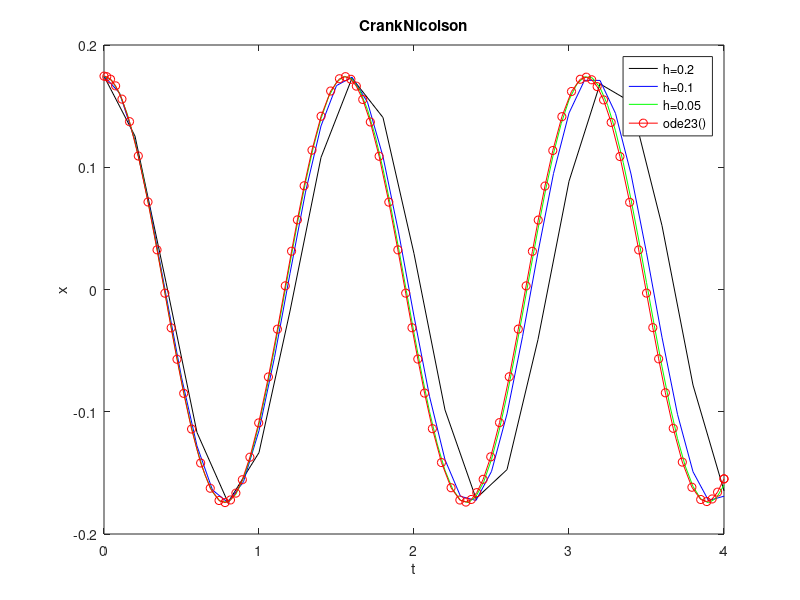

The MATLAB script that drew this image:
function CrankNicolson()
% Program MP3p02.m
 
clear all

s = pi/18;
% Solving the ODE for
% 0<t<4 with x1(0)=s and x2(0)=0

%Own Crank Nicolson Solver

[t1,x1]=MyCrankNicolson(@dxdt,[0 4],[s 0],0.2);
[t2,x2]=MyCrankNicolson(@dxdt,[0 4],[s 0],0.1);
[t3,x3]=MyCrankNicolson(@dxdt,[0 4],[s 0],0.05);
%Matlab Solver
[tmat,xmat]=ode23(@dxdt,[0 4],[s 0]);
plot(t1,x1(:,1),'k-',t2,x2(:,1),'b-',t3,x3(:,1),'g-',tmat,xmat(:,1),'ro-')
legend('h=0.2','h=0.1','h=0.05','ode23()');
xlabel('t');
ylabel('x');
title("CrankNicolson");



function [t,x]=MyCrankNicolson(ODEfunc,tspan,x0,h)
t=tspan(1):h:tspan(2);
x(1,:)=x0;
for n=1:length(t)-1
xn=x(n,:);
tn=t(n);
tnp1=t(n+1);
x(n+1,:)=fsolve(@(xnp1)CrankNicolsonODEfunc(ODEfunc,tn,tnp1,xn,xnp1,h),x(n,:));
end
function residual=CrankNicolsonODEfunc(ODE,tn,tnp1,xn,xnp1,h)
residual=(xn+(h/2)*(ODE(tnp1,xnp1)+ODE(tn,xn))'-xnp1);


function xp=dxdt(t,x)
xp(1)=x(2);
xp(2)=-16.35.*x(1);
xp=xp';
